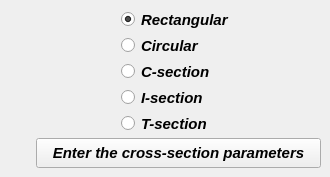
      <widget class="QWidget" name="tab_5">
       <attribute name="title">
        <string>Common sections</string>
       </attribute>
       <widget class="QPushButton" name="pushButton_enter_section_parameters">
        <property name="geometry">
         <rect>
          <x>36</x>
          <y>138</y>
          <width>285</width>
          <height>30</height>
         </rect>
        </property>
        <property name="font">
         <font>
          <family>Arial</family>
          <pointsize>11</pointsize>
          <weight>75</weight>
          <italic>true</italic>
          <bold>true</bold>
         </font>
        </property>
        <property name="text">
         <string>Enter the cross-section parameters</string>
        </property>
       </widget>
       <widget class="QWidget" name="gridLayoutWidget_2">
        <property name="geometry">
         <rect>
          <x>102</x>
          <y>8</y>
          <width>169</width>
          <height>127</height>
         </rect>
        </property>
        <layout class="QGridLayout" name="gridLayout_2">
         <item row="3" column="0">
          <widget class="QRadioButton" name="radioButton_I_section">
           <property name="minimumSize">
            <size>
             <width>130</width>
             <height>17</height>
            </size>
           </property>
           <property name="maximumSize">
            <size>
             <width>130</width>
             <height>17</height>
            </size>
           </property>
           <property name="font">
            <font>
             <family>Arial</family>
             <pointsize>11</pointsize>
             <weight>75</weight>
             <italic>true</italic>
             <bold>true</bold>
             <stylestrategy>PreferAntialias</stylestrategy>
            </font>
           </property>
           <property name="focusPolicy">
            <enum>Qt::ClickFocus</enum>
           </property>
           <property name="text">
            <string>I-section</string>
           </property>
           <property name="checked">
            <bool>false</bool>
           </property>
          </widget>
         </item>
         <item row="2" column="0">
          <widget class="QRadioButton" name="radioButton_C_section">
           <property name="minimumSize">
            <size>
             <width>130</width>
             <height>17</height>
            </size>
           </property>
           <property name="maximumSize">
            <size>
             <width>130</width>
             <height>17</height>
            </size>
           </property>
           <property name="font">
            <font>
             <family>Arial</family>
             <pointsize>11</pointsize>
             <weight>75</weight>
             <italic>true</italic>
             <bold>true</bold>
             <stylestrategy>PreferAntialias</stylestrategy>
            </font>
           </property>
           <property name="focusPolicy">
            <enum>Qt::ClickFocus</enum>
           </property>
           <property name="text">
            <string>C-section</string>
           </property>
           <property name="checked">
            <bool>false</bool>
           </property>
          </widget>
         </item>
         <item row="1" column="0">
          <widget class="QRadioButton" name="radioButton_circular_section">
           <property name="minimumSize">
            <size>
             <width>130</width>
             <height>17</height>
            </size>
           </property>
           <property name="maximumSize">
            <size>
             <width>130</width>
             <height>17</height>
            </size>
           </property>
           <property name="font">
            <font>
             <family>Arial</family>
             <pointsize>11</pointsize>
             <weight>75</weight>
             <italic>true</italic>
             <bold>true</bold>
             <stylestrategy>PreferAntialias</stylestrategy>
            </font>
           </property>
           <property name="focusPolicy">
            <enum>Qt::ClickFocus</enum>
           </property>
           <property name="text">
            <string>Circular</string>
           </property>
           <property name="checked">
            <bool>false</bool>
           </property>
          </widget>
         </item>
         <item row="0" column="0">
          <widget class="QRadioButton" name="radioButton_rectangular_section">
           <property name="minimumSize">
            <size>
             <width>130</width>
             <height>17</height>
            </size>
           </property>
           <property name="maximumSize">
            <size>
             <width>130</width>
             <height>17</height>
            </size>
           </property>
           <property name="font">
            <font>
             <family>Arial</family>
             <pointsize>11</pointsize>
             <weight>75</weight>
             <italic>true</italic>
             <bold>true</bold>
             <stylestrategy>PreferAntialias</stylestrategy>
            </font>
           </property>
           <property name="focusPolicy">
            <enum>Qt::ClickFocus</enum>
           </property>
           <property name="text">
            <string>Rectangular</string>
           </property>
           <property name="checked">
            <bool>true</bool>
           </property>
          </widget>
         </item>
         <item row="4" column="0">
          <widget class="QRadioButton" name="radioButton_T_section">
           <property name="minimumSize">
            <size>
             <width>130</width>
             <height>17</height>
            </size>
           </property>
           <property name="maximumSize">
            <size>
             <width>130</width>
             <height>17</height>
            </size>
           </property>
           <property name="font">
            <font>
             <family>Arial</family>
             <pointsize>11</pointsize>
             <weight>75</weight>
             <italic>true</italic>
             <bold>true</bold>
             <stylestrategy>PreferAntialias</stylestrategy>
            </font>
           </property>
           <property name="focusPolicy">
            <enum>Qt::ClickFocus</enum>
           </property>
           <property name="text">
            <string>T-section</string>
           </property>
           <property name="checked">
            <bool>false</bool>
           </property>
          </widget>
         </item>
        </layout>
       </widget>
      </widget>
